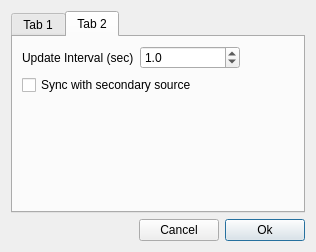
<?xml version="1.0" encoding="UTF-8"?>
<ui version="4.0">
 <class>DSCommitSettings</class>
 <widget class="QFrame" name="DSCommitSettings">
  <property name="geometry">
   <rect>
    <x>0</x>
    <y>0</y>
    <width>316</width>
    <height>252</height>
   </rect>
  </property>
  <property name="windowTitle">
   <string>Frame</string>
  </property>
  <layout class="QGridLayout" name="gridLayout_2">
   <item row="0" column="0" colspan="2">
    <widget class="QTabWidget" name="tabwidget">
     <property name="currentIndex">
      <number>1</number>
     </property>
     <widget class="QWidget" name="tab">
      <attribute name="title">
       <string>Tab 1</string>
      </attribute>
      <layout class="QGridLayout" name="gridLayout">
       <item row="0" column="0">
        <widget class="QLabel" name="label">
         <property name="sizePolicy">
          <sizepolicy hsizetype="Fixed" vsizetype="Preferred">
           <horstretch>0</horstretch>
           <verstretch>0</verstretch>
          </sizepolicy>
         </property>
         <property name="text">
          <string>Source:</string>
         </property>
         <property name="alignment">
          <set>Qt::AlignmentFlag::AlignRight|Qt::AlignmentFlag::AlignTrailing|Qt::AlignmentFlag::AlignVCenter</set>
         </property>
        </widget>
       </item>
       <item row="0" column="1">
        <widget class="QComboBox" name="w_sync_source_combo_box">
         <item>
          <property name="text">
           <string>None</string>
          </property>
         </item>
         <item>
          <property name="text">
           <string>File</string>
          </property>
         </item>
         <item>
          <property name="text">
           <string>Socket</string>
          </property>
         </item>
         <item>
          <property name="text">
           <string>Host</string>
          </property>
         </item>
        </widget>
       </item>
       <item row="1" column="0">
        <widget class="QLabel" name="label_2">
         <property name="sizePolicy">
          <sizepolicy hsizetype="Preferred" vsizetype="Preferred">
           <horstretch>0</horstretch>
           <verstretch>0</verstretch>
          </sizepolicy>
         </property>
         <property name="text">
          <string>File:</string>
         </property>
         <property name="alignment">
          <set>Qt::AlignmentFlag::AlignRight|Qt::AlignmentFlag::AlignTrailing|Qt::AlignmentFlag::AlignVCenter</set>
         </property>
        </widget>
       </item>
       <item row="1" column="1">
        <widget class="QLabel" name="w_sync_file_label">
         <property name="sizePolicy">
          <sizepolicy hsizetype="Expanding" vsizetype="Preferred">
           <horstretch>0</horstretch>
           <verstretch>0</verstretch>
          </sizepolicy>
         </property>
         <property name="text">
          <string>-</string>
         </property>
        </widget>
       </item>
       <item row="1" column="2">
        <widget class="QToolButton" name="w_sync_file_button">
         <property name="text">
          <string>...</string>
         </property>
        </widget>
       </item>
       <item row="2" column="0">
        <widget class="QLabel" name="label_4">
         <property name="text">
          <string>Socket:</string>
         </property>
         <property name="alignment">
          <set>Qt::AlignmentFlag::AlignRight|Qt::AlignmentFlag::AlignTrailing|Qt::AlignmentFlag::AlignVCenter</set>
         </property>
        </widget>
       </item>
       <item row="2" column="1">
        <widget class="QLabel" name="w_sync_socket_label">
         <property name="text">
          <string>-</string>
         </property>
        </widget>
       </item>
       <item row="2" column="2">
        <widget class="QToolButton" name="w_sync_socket_button">
         <property name="text">
          <string>...</string>
         </property>
        </widget>
       </item>
       <item row="3" column="0">
        <widget class="QLabel" name="label_6">
         <property name="text">
          <string>Host:</string>
         </property>
         <property name="alignment">
          <set>Qt::AlignmentFlag::AlignRight|Qt::AlignmentFlag::AlignTrailing|Qt::AlignmentFlag::AlignVCenter</set>
         </property>
        </widget>
       </item>
       <item row="3" column="1" colspan="2">
        <layout class="QHBoxLayout" name="horizontalLayout">
         <item>
          <widget class="QLineEdit" name="w_sync_hostname_line_edit">
           <property name="text">
            <string>localhost</string>
           </property>
          </widget>
         </item>
         <item>
          <widget class="QLineEdit" name="w_sync_service_line_edit">
           <property name="sizePolicy">
            <sizepolicy hsizetype="Preferred" vsizetype="Fixed">
             <horstretch>0</horstretch>
             <verstretch>0</verstretch>
            </sizepolicy>
           </property>
           <property name="maximumSize">
            <size>
             <width>50</width>
             <height>16777215</height>
            </size>
           </property>
           <property name="text">
            <string>54321</string>
           </property>
          </widget>
         </item>
        </layout>
       </item>
      </layout>
     </widget>
     <widget class="QWidget" name="tab_2">
      <attribute name="title">
       <string>Tab 2</string>
      </attribute>
      <layout class="QVBoxLayout" name="verticalLayout">
       <item>
        <layout class="QHBoxLayout" name="horizontalLayout_3">
         <item>
          <widget class="QLabel" name="label_7">
           <property name="text">
            <string>Update Interval (sec)</string>
           </property>
          </widget>
         </item>
         <item>
          <widget class="QDoubleSpinBox" name="w_live_update_interval_spin_box">
           <property name="minimumSize">
            <size>
             <width>100</width>
             <height>0</height>
            </size>
           </property>
           <property name="readOnly">
            <bool>false</bool>
           </property>
           <property name="keyboardTracking">
            <bool>true</bool>
           </property>
           <property name="decimals">
            <number>1</number>
           </property>
           <property name="minimum">
            <double>0.100000000000000</double>
           </property>
           <property name="maximum">
            <double>100.000000000000000</double>
           </property>
           <property name="singleStep">
            <double>0.100000000000000</double>
           </property>
           <property name="value">
            <double>1.000000000000000</double>
           </property>
          </widget>
         </item>
         <item>
          <spacer name="horizontalSpacer_2">
           <property name="orientation">
            <enum>Qt::Orientation::Horizontal</enum>
           </property>
           <property name="sizeHint" stdset="0">
            <size>
             <width>40</width>
             <height>20</height>
            </size>
           </property>
          </spacer>
         </item>
        </layout>
       </item>
       <item>
        <widget class="QCheckBox" name="w_live_sync_with_source_check_box">
         <property name="text">
          <string>Sync with secondary source</string>
         </property>
        </widget>
       </item>
       <item>
        <spacer name="verticalSpacer">
         <property name="orientation">
          <enum>Qt::Orientation::Vertical</enum>
         </property>
         <property name="sizeHint" stdset="0">
          <size>
           <width>20</width>
           <height>66</height>
          </size>
         </property>
        </spacer>
       </item>
      </layout>
     </widget>
    </widget>
   </item>
   <item row="1" column="0">
    <spacer name="horizontalSpacer">
     <property name="orientation">
      <enum>Qt::Orientation::Horizontal</enum>
     </property>
     <property name="sizeHint" stdset="0">
      <size>
       <width>147</width>
       <height>20</height>
      </size>
     </property>
    </spacer>
   </item>
   <item row="1" column="1">
    <layout class="QHBoxLayout" name="horizontalLayout_2">
     <item>
      <widget class="QPushButton" name="w_cancel_button">
       <property name="text">
        <string>Cancel</string>
       </property>
      </widget>
     </item>
     <item>
      <widget class="QPushButton" name="w_ok_button">
       <property name="text">
        <string>Ok</string>
       </property>
       <property name="autoDefault">
        <bool>false</bool>
       </property>
       <property name="default">
        <bool>true</bool>
       </property>
       <property name="flat">
        <bool>false</bool>
       </property>
      </widget>
     </item>
    </layout>
   </item>
  </layout>
 </widget>
 <resources/>
 <connections/>
</ui>
